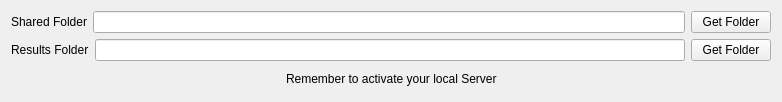
<?xml version="1.0" encoding="UTF-8"?>
<ui version="4.0">
 <class>Form</class>
 <widget class="QWidget" name="Form">
  <property name="geometry">
   <rect>
    <x>0</x>
    <y>0</y>
    <width>782</width>
    <height>102</height>
   </rect>
  </property>
  <property name="windowTitle">
   <string>Form</string>
  </property>
  <layout class="QVBoxLayout" name="verticalLayout">
   <item>
    <layout class="QHBoxLayout" name="horizontalLayout_2">
     <item>
      <widget class="QLabel" name="label_2">
       <property name="text">
        <string>Shared Folder</string>
       </property>
      </widget>
     </item>
     <item>
      <widget class="QLineEdit" name="shared_folder_edit_line"/>
     </item>
     <item>
      <widget class="QPushButton" name="get_shared_folder_button">
       <property name="text">
        <string>Get Folder</string>
       </property>
      </widget>
     </item>
    </layout>
   </item>
   <item>
    <layout class="QHBoxLayout" name="horizontalLayout_4">
     <item>
      <widget class="QLabel" name="label_3">
       <property name="text">
        <string>Results Folder</string>
       </property>
      </widget>
     </item>
     <item>
      <widget class="QLineEdit" name="results_folder_edit_line"/>
     </item>
     <item>
      <widget class="QPushButton" name="get_results_folder_button">
       <property name="text">
        <string>Get Folder</string>
       </property>
      </widget>
     </item>
    </layout>
   </item>
   <item>
    <layout class="QHBoxLayout" name="horizontalLayout">
     <item>
      <spacer name="horizontalSpacer">
       <property name="orientation">
        <enum>Qt::Horizontal</enum>
       </property>
       <property name="sizeHint" stdset="0">
        <size>
         <width>40</width>
         <height>20</height>
        </size>
       </property>
      </spacer>
     </item>
     <item>
      <widget class="QLabel" name="label">
       <property name="text">
        <string>Remember to activate your local Server</string>
       </property>
      </widget>
     </item>
     <item>
      <spacer name="horizontalSpacer_2">
       <property name="orientation">
        <enum>Qt::Horizontal</enum>
       </property>
       <property name="sizeHint" stdset="0">
        <size>
         <width>40</width>
         <height>20</height>
        </size>
       </property>
      </spacer>
     </item>
    </layout>
   </item>
  </layout>
 </widget>
 <resources/>
 <connections/>
</ui>
